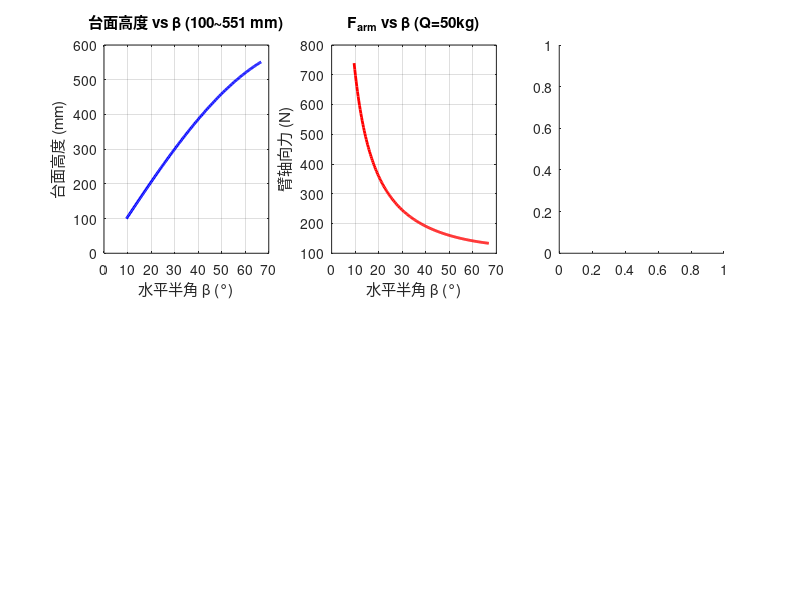

MATLAB code for this plot: (Note: this script raises an error after producing the figure.)
%% 剪叉式垂直升降台强度校核与载重分析
clear; clc; close all;  % 清空工作区、命令行、关闭图形窗口

%% ==================== 1. 设计参数输入 ====================
fprintf('========== 剪叉式垂直升降台强度校核 ==========\n\n');  % 打印程序标题

L_arm   = 600;  % 臂杆长度600mm
material = 'Q235';  % 材料牌号

alpha_low  = 19.10;  % 最低位时两臂夹角(°)
alpha_high = 133.49;  % 最高位时两臂夹角(°)

beta_low  = alpha_low  / 2;  % 最低位半角 = 臂与水平面夹角
beta_high = alpha_high / 2;  % 最高位半角
beta_worst = beta_low;  % 最危险工况为最低位（半角最小，臂轴向力最大）

h0 = 49;  % 两端配件（铰座、滚轮座）固定高度(mm)
H_min = L_arm * sind(beta_low) + h0;  % 台面最低高度
H_max = L_arm * sind(beta_high) + h0;  % 台面最高高度
stroke = H_max - H_min;  % 升降行程
H_lift = stroke;  % 理论升程

fprintf('--- 设计参数 ---\n');  % 打印参数标题
fprintf('  臂长 L = %.0f mm,  材料: %s\n', L_arm, material);  % 打印臂长和材料
fprintf('  截面: 36×4.8 mm 实心扁钢（宽面竖直）\n');  % 打印截面信息
fprintf('  两臂夹角 α: %.2f° ~ %.2f°\n', alpha_low, alpha_high);  % 打印夹角范围
fprintf('  水平半角 β: %.2f° ~ %.2f°\n', beta_low, beta_high);  % 打印半角范围
fprintf('  纯剪叉台高: %.1f ~ %.1f mm (行程 %.1f mm)\n', H_min, H_max, stroke);  % 打印高度范围
fprintf('  理论升程: %.0f mm\n\n', H_lift);  % 打印升程

platform_length = 660;   platform_width = 312;   platform_thick = 3;  % 台面：长660宽312厚3mm

B_arm = 4.8;  % 臂杆厚度（水平方向）
H_arm = 36;  % 臂杆宽度（竖直方向，承受弯曲）

D_pin = 18;  % 销轴直径18mm

%% ==================== 2. 材料属性定义 ====================
fprintf('--- 材料属性 (Q235) ---\n');  % 打印材料属性标题
sigma_y = 235;   sigma_b = 375;   tau_y = 0.6*sigma_y;  % 屈服强度、抗拉强度、剪切屈服强度(MPa)
E_steel = 206000;   sigma_brg = 1.5*sigma_y;  % 弹性模量(MPa)、承压许用应力
n_s = 1.5;   n_buckle = 3.0;  % 强度安全系数1.5，屈曲安全系数3.0
sigma_allow = sigma_y/n_s;   tau_allow = tau_y/n_s;  % 许用正应力、许用剪应力
fprintf('  [σ] = %.1f MPa,  [τ] = %.1f MPa\n\n', sigma_allow, tau_allow);  % 打印许用应力

%% ==================== 3. 臂杆截面特性计算 ====================
fprintf('--- 臂截面特性 (%.0f×%.0fmm 实心扁钢) ---\n', B_arm, H_arm);  % 打印截面尺寸

A_sec = B_arm * H_arm;  % 截面积(mm²)
I_strong = B_arm * H_arm^3 / 12;  % 强轴惯性矩，竖直面内抗弯(mm⁴)
I_weak   = H_arm * B_arm^3 / 12;  % 弱轴惯性矩，侧向抗弯(mm⁴)
W_strong = I_strong / (H_arm/2);  % 强轴抗弯截面模量(mm³)
i_min = sqrt(I_weak / A_sec);  % 弱轴最小回转半径(mm)

fprintf('  A = %.1f mm²\n', A_sec);  % 打印截面积
fprintf('  I_strong = %.0f mm⁴ (竖直弯曲)\n', I_strong);  % 打印强轴惯性矩
fprintf('  I_weak = %.0f mm⁴ (侧向弯曲)\n', I_weak);  % 打印弱轴惯性矩
fprintf('  W = %.0f mm³\n', W_strong);  % 打印截面模量
fprintf('  i_min = %.2f mm (弱轴)\n\n', i_min);  % 打印最小回转半径

%% ==================== 4. 额定载荷受力分析 ====================
fprintf('--- 受力分析 (额定 Q = 50 kg) ---\n');  % 打印受力分析标题

Q_rated = 50;  % 额定载重50kg
F_load = Q_rated * 9.81;  % 额定载荷重力(N)

F_arm = F_load / (4 * sind(beta_worst));  % 每根臂杆轴向力（4处铰点均分，由半角分解）

w_self = 7850e-9 * A_sec * 9.81;  % 臂杆自重线载荷(N/mm)
M_self = w_self * L_arm^2 * cosd(beta_worst) / 8;  % 自重产生的跨中弯矩(N·mm)

ecc = 2;  % 载荷偏心距2mm
M_ecc = 0.5 * F_arm * ecc;  % 偏心引起的附加弯矩(N·mm)

M_total = M_self + M_ecc;  % 总弯矩 = 自重弯矩 + 偏心弯矩

fprintf('  最危险位 β = %.2f° (最低位)\n', beta_worst);  % 打印最危险角度
fprintf('  F_arm = %.1f N (轴向)\n', F_arm);  % 打印臂轴向力
fprintf('  M_self = %.1f N·mm,  M_ecc = %.1f N·mm,  M_total = %.1f N·mm\n\n', ...  % 打印弯矩分量
    M_self, M_ecc, M_total);

%% ==================== 5. 臂杆压弯组合强度校核 ====================
fprintf('--- 臂压弯组合强度 ---\n');  % 打印强度校核标题
sigma_axial = F_arm / A_sec;  % 轴向压应力(MPa)
sigma_bend  = M_total / W_strong;  % 弯曲正应力(MPa)
sigma_comb  = sigma_axial + sigma_bend;  % 压弯组合应力(MPa)

fprintf('  σ_axial = %.2f MPa\n', sigma_axial);  % 打印轴向应力
fprintf('  σ_bend  = %.2f MPa\n', sigma_bend);  % 打印弯曲应力
fprintf('  σ_comb  = %.2f MPa  (allow=%.1f, util=%.1f%%)\n', ...  % 打印组合应力及利用率
    sigma_comb, sigma_allow, sigma_comb/sigma_allow*100);
if sigma_comb < sigma_allow  % 判定是否满足强度要求
    fprintf('  判定: 合格\n');  % 满足
else
    fprintf('  判定: 不合格\n');  % 不满足
end

%% ==================== 6. 屈曲稳定性校核（弱轴方向） ====================
fprintf('\n--- 屈曲稳定性（弱轴方向） ---\n');  % 打印屈曲校核标题

mu = 1.0;  L_eff = mu * L_arm;  % 长度系数1.0（两端铰支），有效长度
lambda = L_eff / i_min;  % 弱轴长细比
lambda_p = pi * sqrt(E_steel / (0.8*sigma_y));  % 弹塑性分界长细比

if lambda > lambda_p  % 弹性屈曲范围，使用欧拉公式
    F_cr = pi^2 * E_steel * I_weak / L_eff^2;  % 欧拉临界力(N)
    buck_type = '弹性屈曲（欧拉公式）';  % 屈曲类型标记
else  % 非弹性屈曲范围，使用抛物线公式
    lambda_c = pi * sqrt(E_steel/sigma_y);  % 临界长细比
    sigma_cr_val = sigma_y * (1 - 0.43*(lambda/lambda_c)^2);  % 非弹性临界应力
    F_cr = sigma_cr_val * A_sec;  % 非弹性临界力(N)
    buck_type = '非弹性屈曲（抛物线公式）';  % 屈曲类型标记
end

n_actual = F_cr / F_arm;  % 实际屈曲安全系数

fprintf('  λ = %.1f (> λp=%.0f),  %s\n', lambda, lambda_p, buck_type);  % 打印长细比和屈曲类型
fprintf('  F_cr = %.0f N (%.1f kN)\n', F_cr, F_cr/1000);  % 打印临界力
fprintf('  n_actual = %.2f (要求 ≥ %.1f)\n', n_actual, n_buckle);  % 打印安全系数及要求

if n_actual >= n_buckle  % 判定无支撑时屈曲是否合格
    fprintf('  判定: 合格\n');  % 满足
else  % 不满足时需要侧向支撑
    fprintf('  判定: 不合格！需侧向支撑\n');  % 不满足

    L_eff_braced = L_arm / 2;  % 加中心隔套后有效长度减半
    lambda_b = L_eff_braced / i_min;  % 加支撑后的长细比
    F_cr_b = pi^2 * E_steel * I_weak / L_eff_braced^2;  % 加支撑后的欧拉临界力
    n_b = F_cr_b / F_arm;  % 加支撑后的屈曲安全系数
    fprintf('  加侧向支撑后 (Leff=%.0fmm): λ=%.0f, Fcr=%.0fN, n=%.1f 合格\n', ...  % 打印加支撑结果
        L_eff_braced, lambda_b, F_cr_b, n_b);
end

%% ==================== 7. 销轴强度校核 ====================
fprintf('\n--- 销轴强度 (D=%.0fmm, 45#钢) ---\n', D_pin);  % 打印销轴校核标题

A_pin = pi*(D_pin/2)^2;  % 销轴截面积(mm²)
F_pin = 2 * tau_allow * A_pin;  % 双剪承载力(N)
Q_pin = F_pin / 9.81;  % 双剪承载力换算为重量(kg)

L_span = H_arm + 6;  % 销轴受力跨度 = 臂宽 + 间隙
M_pin = F_arm * L_span / 4;  % 销轴最大弯矩（简支梁跨中集中力）
I_pin = pi*(D_pin/2)^4/4;  % 圆截面惯性矩(mm⁴)
W_pin = I_pin/(D_pin/2);  % 抗弯截面模量(mm³)
sigma_pin = M_pin / W_pin;  % 销轴弯曲应力(MPa)

sigma_brg = F_arm / (D_pin * B_arm);  % 耳板承压应力(MPa)

fprintf('  双剪承载力: %.1f kN (%.0f kg)\n', F_pin/1000, Q_pin);  % 打印双剪承载力
fprintf('  销轴弯曲: %.1f MPa\n', sigma_pin);  % 打印销轴弯曲应力
fprintf('  耳板承压: %.1f MPa\n', sigma_brg);  % 打印承压应力
fprintf('  判定: 全部合格\n');  % 判定

%% ==================== 8. 台面弯曲强度校核 ====================
fprintf('\n--- 台面弯曲 (%.0f×%.0f×%.0fmm) ---\n', ...  % 打印台面校核标题
    platform_length, platform_width, platform_thick);

q_plt = F_load / (platform_length * platform_width);  % 台面均布载荷(MPa)
M_plt = q_plt * platform_width^2 / 8;  % 台面最大弯矩（简支板跨中）
W_plt = platform_thick^2 / 6;  % 台面单位宽度截面模量(mm³/mm)
sigma_plt = M_plt / W_plt;  % 台面最大弯曲应力(MPa)

D_plate = E_steel * platform_thick^3 / (12*(1-0.3^2));  % 薄板弯曲刚度(N·mm)
a = platform_length;  b = platform_width;  % 台面长和宽的简写
amn = (1/a)^2 + (1/b)^2;  % Navier解分母因子
w_max = 16*q_plt/(pi^6*D_plate*1*1*amn^2);  % Navier级数第一项近似挠度

fprintf('  σ = %.1f MPa (allow=%.0f, util=%.0f%%)\n', sigma_plt, sigma_allow, sigma_plt/sigma_allow*100);  % 打印应力
fprintf('  w_max ≈ %.2f mm (L/%.0f)\n', w_max, b/w_max);  % 打印挠度及挠跨比
if sigma_plt < sigma_allow  % 判定台面强度
    fprintf('  判定: 合格\n');  % 满足
else
    fprintf('  判定: 不合格\n');  % 不满足
end

%% ==================== 9. 最大安全载重反算 ====================
fprintf('\n========== 最大载重综合评估 ==========\n');  % 打印载重评估标题

F_arm_max_pin = F_pin;  % 由销轴剪切强度限制的最大臂力(N)
Q1 = F_arm_max_pin * 4 * sind(beta_worst) / 9.81;  % 销轴限制的最大载重(kg)

coeff = 1/(4*sind(beta_worst)*A_sec) + 0.5*ecc/(4*sind(beta_worst)*W_strong);  % 臂强度-载荷关系系数
Q2 = sigma_allow / (coeff * 9.81);  % 臂压弯强度限制的最大载重(kg)

F_arm_max_buckle = F_cr_b / n_buckle;  % 由屈曲安全系数限制的最大臂力(N)
Q3 = F_arm_max_buckle * 4 * sind(beta_worst) / 9.81;  % 屈曲限制的最大载重(kg)

q_max = sigma_allow * W_plt * 8 / platform_width^2;  % 台面许用均布载荷(MPa)
Q4 = q_max * platform_length * platform_width / 9.81;  % 台面弯曲限制的最大载重(kg)

Qs = [Q1, Q2, Q3, Q4];  % 四种失效模式的限制载荷集合
names = {'销轴剪切', '臂压弯强度', '屈曲(加支撑)', '台面弯曲'};  % 失效模式名称
[Q_max, idx] = min(Qs);  % 最小值为最大安全载重，idx为控制因素序号

fprintf('  (1) 销轴剪切:        %.0f kg\n', Q1);  % 打印销轴限制载荷
fprintf('  (2) 臂压弯强度:      %.0f kg\n', Q2);  % 打印臂强度限制载荷
fprintf('  (3) 屈曲(加支撑):    %.0f kg\n', Q3);  % 打印屈曲限制载荷
fprintf('  (4) 台面弯曲:        %.0f kg\n', Q4);  % 打印台面限制载荷
fprintf('\n  最大安全载重: %.0f kg  (控制因素: %s)\n', Q_max, names{idx});  % 打印最终结果
fprintf('  额定 %.0f kg,  安全裕度 %.0f%%\n', Q_rated, (Q_max/Q_rated-1)*100);  % 打印安全裕度

%% ==================== 10. 结果可视化绘图 ====================
figure('Position', [50, 50, 1400, 800], 'Color', 'w');  % 创建大图窗

beta_plot = linspace(beta_low, beta_high, 200);  % 半角从最低到最高取200点

subplot(2,3,1);  % 2×3子图布局，第1个
plot(beta_plot, L_arm*sind(beta_plot), 'b-', 'LineWidth', 2);  % 绘制台面高度-半角曲线
xlabel('水平半角 β (°)'); ylabel('台面高度 (mm)');  % 坐标轴标签
title(sprintf('台面高度 vs β (%.0f~%.0f mm)', L_arm*sind(beta_low), L_arm*sind(beta_high)));  % 标题
grid on;  % 显示网格

subplot(2,3,2);  % 第2个子图
F_arm_plot = F_load ./ (4 * sind(beta_plot));  % 计算各半角下的臂轴向力
plot(beta_plot, F_arm_plot, 'r-', 'LineWidth', 2);  % 绘制臂轴向力-半角曲线
xlabel('水平半角 β (°)'); ylabel('臂轴向力 (N)');  % 坐标轴标签
title(sprintf('F_{arm} vs β (Q=%.0fkg)', Q_rated)); grid on;  % 标题和网格

subplot(2,3,3);  % 第3个子图
bar(categorical(names), Qs, 'FaceColor', [0.3 0.5 0.8]);  % 绘制各失效模式限制载荷柱状图
hold on; yline(Q_rated, 'k--', 'LineWidth', 1.5);  % 绘制额定载荷参考线
ylabel('载荷 (kg)'); title('各失效模式限制载荷'); grid on;  % 标签、标题、网格

subplot(2,3,4);  % 第4个子图
bar(categorical({'轴向','弯曲','组合'}), [sigma_axial, sigma_bend, sigma_comb]);  % 绘制应力分量柱状图
hold on; yline(sigma_allow, 'r--', 'LineWidth', 1.5);  % 绘制许用应力线
ylabel('应力 (MPa)'); title(sprintf('臂应力分量 (%.0fkg)', Q_rated)); grid on;  % 标签、标题、网格

subplot(2,3,5);  % 第5个子图
Q_sweep = linspace(10, 200, 100);  % 载荷扫描范围10~200kg
n_sweep = zeros(size(Q_sweep));  % 初始化安全系数数组
for i = 1:length(Q_sweep)  % 遍历扫描载荷
    Fa = Q_sweep(i)*9.81/(4*sind(beta_worst));  % 当前载荷对应的臂轴向力
    n_sweep(i) = F_cr_b / Fa;  % 当前载荷的屈曲安全系数
end
plot(Q_sweep, n_sweep, 'm-', 'LineWidth', 2);  % 绘制屈曲安全系数-载荷曲线
hold on; yline(n_buckle, 'k--'); yline(1, 'r:');  % 绘制安全系数要求和临界线
xlabel('载荷 (kg)'); ylabel('屈曲安全系数');  % 坐标轴标签
title('屈曲安全系数 vs 载荷 (加支撑后)'); grid on;  % 标题和网格

subplot(2,3,6);  % 第6个子图
sigma_sweep = zeros(size(Q_sweep));  % 初始化台面应力数组
for i = 1:length(Q_sweep)  % 遍历扫描载荷
    qs = Q_sweep(i)*9.81/(platform_length*platform_width);  % 当前载荷的均布载荷
    sigma_sweep(i) = qs*platform_width^2/8 / W_plt;  % 当前载荷的台面应力
end
plot(Q_sweep, sigma_sweep, 'b-', 'LineWidth', 2);  % 绘制台面应力-载荷曲线
hold on; yline(sigma_allow, 'r--', 'LineWidth', 1.5);  % 绘制许用应力线
xlabel('载荷 (kg)'); ylabel('台面应力 (MPa)');  % 坐标轴标签
title('台面弯曲应力 vs 载荷'); grid on;  % 标题和网格

sgtitle(sprintf('剪叉升降台强度校核 | %.0f×%.0fmm扁钢 L=%.0fmm | 额定%.0fkg 最大%.0fkg', ...  % 全局标题
    B_arm, H_arm, L_arm, Q_rated, Q_max), 'FontSize', 14, 'FontWeight', 'bold');

%% ==================== 11. 校核结果汇总输出 ====================
fprintf('\n');  % 空行
fprintf('  ╔════════════════════════════════════════╗\n');  % 表格顶线
fprintf('  ║  剪叉升降台强度校核报告 (%.0fkg)       ║\n', Q_rated);  % 报告标题
fprintf('  ╠════════════════════════════════════════╣\n');  % 表头分割线
fprintf('  ║  臂: %.0f×%.0fmm扁钢  L=%.0fmm        ║\n', B_arm, H_arm, L_arm);  % 臂参数
fprintf('  ║  台面: %d×%d×%dmm  销轴: D=%.0fmm     ║\n', ...  % 台面和销轴参数
    platform_length, platform_width, platform_thick, D_pin);
fprintf('  ║  β: %.1f°~%.1f°  H: %.0f~%.0fmm      ║\n', beta_low, beta_high, H_min, H_max);  % 工作范围
fprintf('  ╠════════════════════════════════════════╣\n');  % 分隔线
fprintf('  ║  臂压弯: %5.1f/%.0f MPa (%.0f%%)      ║\n', sigma_comb, sigma_allow, sigma_comb/sigma_allow*100);  % 臂强度结果
fprintf('  ║  屈曲(支撑): n=%.0f (需≥%.0f)         ║\n', n_b, n_buckle);  % 屈曲结果
fprintf('  ║  销轴: 弯曲%.0f 承压%.0f MPa           ║\n', sigma_pin, sigma_brg);  % 销轴结果
fprintf('  ║  台面: σ=%.0fMPa w=%.2fmm             ║\n', sigma_plt, w_max);  % 台面结果
fprintf('  ╠════════════════════════════════════════╣\n');  % 分隔线
fprintf('  ║  最大安全载重: %.0f kg             ║\n', Q_max);  % 最大载重
fprintf('  ╚════════════════════════════════════════╝\n');  % 表格底线
